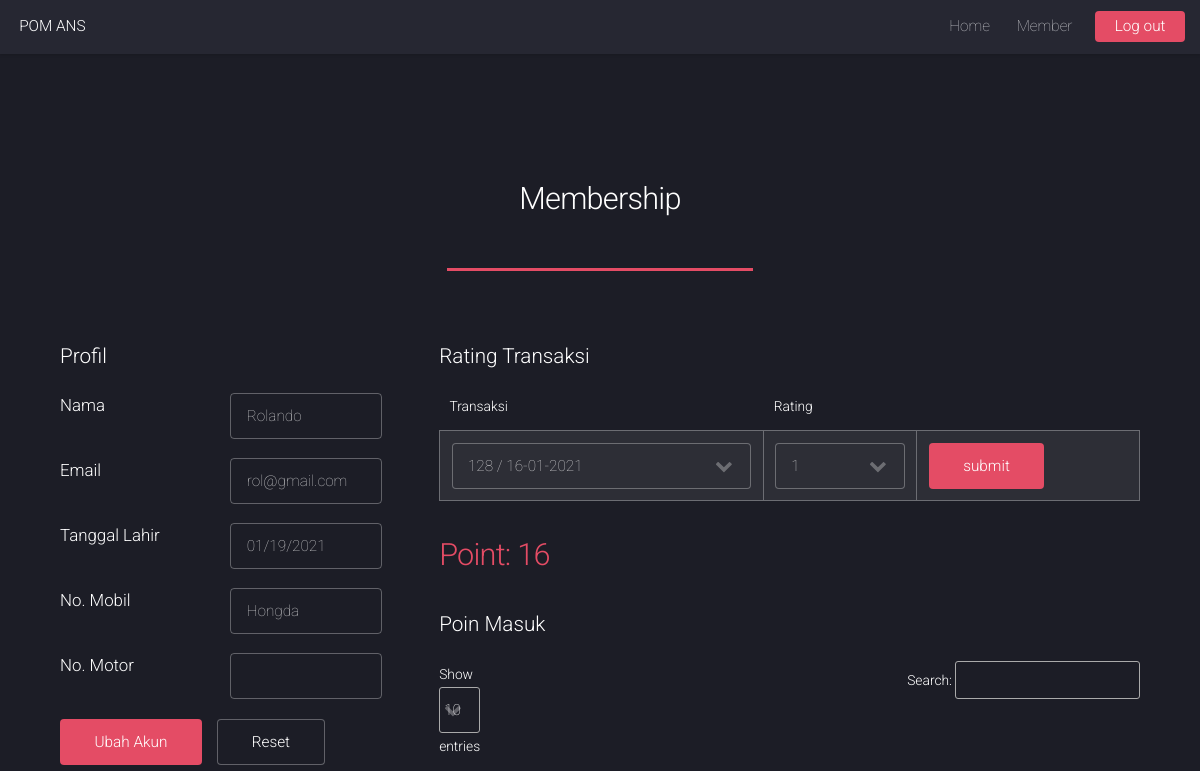
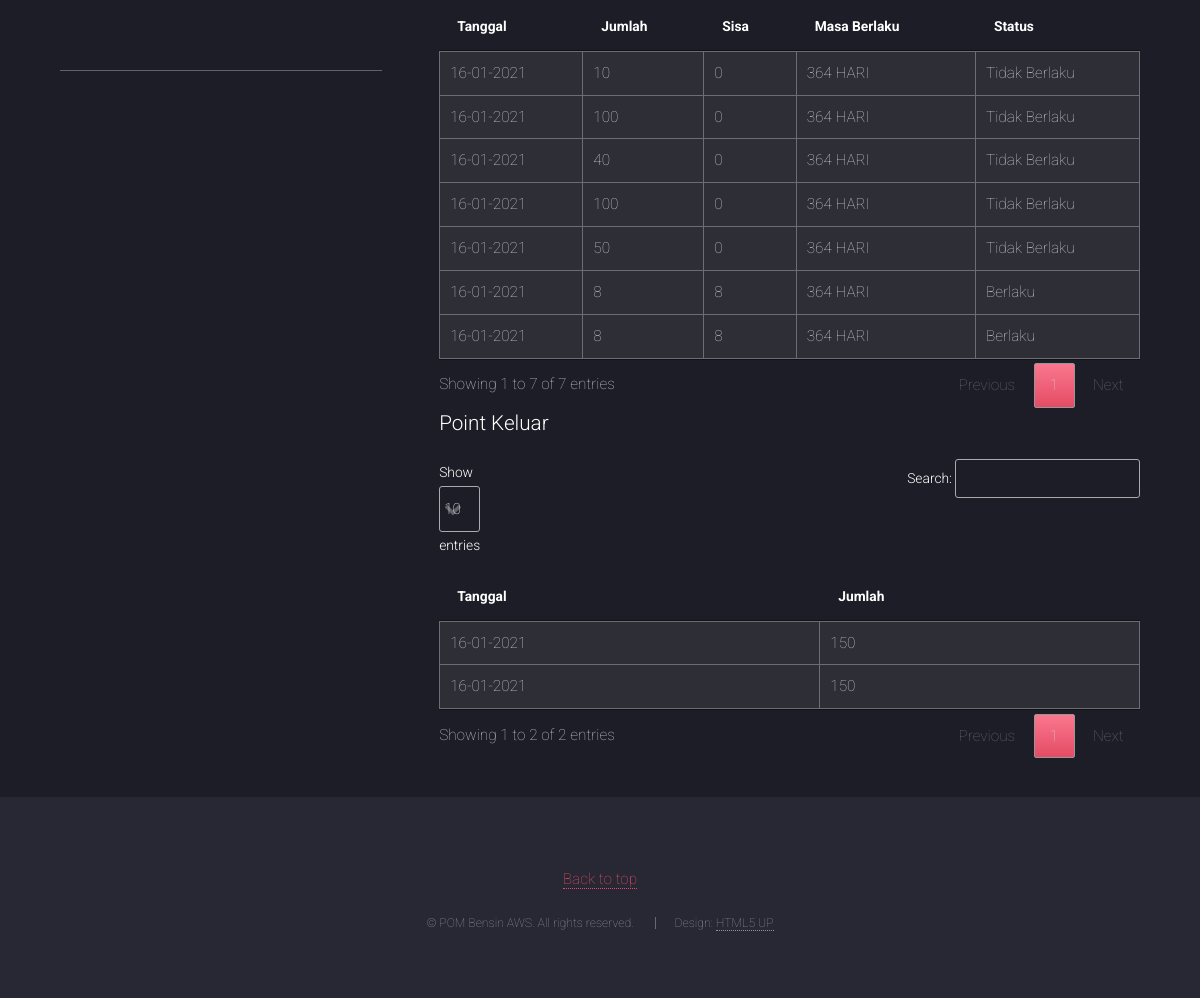
/index.php?navito=member (signed in), run on the app's committed database (2 pictures, top to bottom).
### tables this page shows
CREATE TABLE `user` (
  `id` int(11) NOT NULL,
  `nama` varchar(45) NOT NULL,
  `username` varchar(45) NOT NULL,
  `password` varchar(100) NOT NULL,
  `role` varchar(45) NOT NULL,
  `email` varchar(45) NOT NULL,
  `member_id` int(11) DEFAULT NULL,
  `pegawai_id` int(11) DEFAULT NULL
);

CREATE TABLE `member` (
  `id` int(11) NOT NULL,
  `tgllahir` date DEFAULT NULL,
  `poin` int(11) DEFAULT NULL,
  `mobil` varchar(45) DEFAULT NULL,
  `motor` varchar(45) DEFAULT NULL
);

CREATE TABLE `poinmasuk` (
  `id` int(11) NOT NULL,
  `member_id` int(11) NOT NULL,
  `tanggal` datetime DEFAULT NULL,
  `status` tinyint(4) DEFAULT NULL,
  `jumlah` int(11) DEFAULT NULL,
  `sisa` int(11) DEFAULT NULL,
  `transaksi_id` int(11) NOT NULL
);

CREATE TABLE `poinkeluar` (
  `id` int(11) NOT NULL,
  `tanggal` datetime DEFAULT NULL,
  `jumlah` int(11) DEFAULT NULL,
  `transaksi_id` int(11) NOT NULL,
  `member_id` int(11) NOT NULL
);

### controller/MemberController.php (called while the page is built, shortened)
<?php
class MemberController
{
    private $memberDao;
    private $userDao;
    private $PoinMasuk;
    private $PoinKeluar;
    private $Transaksi;
    public function __construct()
    {
        $this->memberDao = new MemberDaoImpl();
        $this->userDao = new UserDaoImpl();
        $this->PoinMasuk = new PoinMasukDaoImpl();
        $this->PoinKeluar = new PoinKeluarDaoImpl();
        $this->Transaksi = new TransaksiDaoImpl();
    }
    public function index()
    {
        $userid = $_SESSION['session_id'];
        $memberid = $_SESSION['session_member'];
        $user = $this->userDao->getUserWhereIdIs($userid);
        $member = $this->memberDao->getMemberIdIs($memberid);
        $poinmasuk = $this -> PoinMasuk->getPoinMasukid($memberid);
        $poinkeluar = $this -> PoinKeluar-> getPoinKeluarid($memberid);
        $gettrans = $this -> Transaksi -> getTransId($memberid);
        include_once 'member.php';
    }
}

### dao/UserDaoImpl.php (called while the page is built, shortened)
<?php
class UserDaoImpl{
    public function getUserWhereIdIs($userid) {
        $link = PDOUtil::createConnection();
        $query = "SELECT * FROM user WHERE id = ?";
        $stmt = $link->prepare($query);
        $stmt->bindParam(1,$userid);
        $stmt->setFetchMode(PDO::FETCH_OBJ);
        $stmt->execute();
        return $stmt->fetchObject('User');
    }
}

### entity/User.php (called while the page is built, shortened)
<?php
class User
{
    private $nama;
    private $email;
    public function getNama()
    {
        return $this->nama;
    }
    public function getEmail()
    {
        return $this->email;
    }
}

### dao/MemberDaoImpl.php (called while the page is built, shortened)
<?php
class MemberDaoImpl
{
    public function getMemberIdIs($mid)
    {
        $link = PDOUtil::createConnection();
        $query = "SELECT id, tgllahir, poin, mobil, motor FROM member WHERE id = ?";
        $stmt = $link->prepare($query);
        $stmt->bindParam(1, $mid);
        $stmt->setFetchMode(PDO::FETCH_OBJ);
        $stmt->execute();
        return $stmt->fetchObject('Member');
    }
}

### entity/Member.php (called while the page is built, shortened)
<?php
class member
{
    private $tgllahir;
    private $poin;
    private $mobil;
    private $motor;
    public function getTgllahir()
    {
        return $this->tgllahir;
    }
    public function getPoin()
    {
        return $this->poin;
    }
    public function getMobil()
    {
        return $this->mobil;
    }
    public function getMotor()
    {
        return $this->motor;
    }
}

### dao/TransaksiDaoImpl.php (called while the page is built, shortened)
<?php
class TransaksiDaoImpl
{
    public function getTransId($tp)
    {
        $link = PDOUtil::createConnection();
        $query = "SELECT * from transaksi WHERE member_id = ? AND rating IS NULL";
        $stmt = $link->prepare($query);
        $stmt->bindParam(1, $tp);
        $stmt->setFetchMode(PDO::FETCH_CLASS | PDO::FETCH_PROPS_LATE, 'Transaksi');
        $stmt->execute();
        return $stmt;
    }
}

### entity/Transaksi.php (called while the page is built, shortened)
<?php
class Transaksi
{
    private $id;
    public function getId()
    {
        return $this->id;
    }
}

### dao/PoinMasukDaoImpl.php (called while the page is built, shortened)
<?php
class PoinMasukDaoImpl
{
    public function getPoinMasukid($pm)
    {
        $link = PDOUtil::createConnection();
        $query = "SELECT * from poinmasuk WHERE member_id = ?";
        $stmt = $link->prepare($query);
        $stmt->bindParam(1, $pm);
        $stmt->setFetchMode(PDO::FETCH_CLASS | PDO::FETCH_PROPS_LATE, 'PoinMasuk');
        $stmt->execute();
        return $stmt;
    }
}

### entity/PoinMasuk.php (called while the page is built, shortened)
<?php
class PoinMasuk
{
    private $tanggal;
    private $status;
    private $jumlah;
    private $sisa;
    public function getTanggal()
    {
        return $this->tanggal;
    }
    public function getStatus()
    {
        return $this->status;
    }
    public function getJumlah()
    {
        return $this->jumlah;
    }
    public function getSisa()
    {
        return $this->sisa;
    }
}

### dao/PoinKeluarDaoImpl.php (called while the page is built, shortened)
<?php
class PoinKeluarDaoImpl
{
    public function getPoinKeluarid($pk)
    {
        $link = PDOUtil::createConnection();
        $query = "SELECT * from poinkeluar WHERE member_id = ?";
        $stmt = $link->prepare($query);
        $stmt->bindParam(1, $pk);
        $stmt->setFetchMode(PDO::FETCH_CLASS|PDO::FETCH_PROPS_LATE,'PoinKeluar');
        $stmt->execute();
        return $stmt;
    }
}

### entity/PoinKeluar.php (called while the page is built, shortened)
<?php
class PoinKeluar
{
    private $tanggal;
    private $jumlah;
    public function getTanggal()
    {
        return $this->tanggal;
    }
    public function getJumlah()
    {
        return $this->jumlah;
    }
}

### member.php (the view, shortened to what this page needs)
<div id="page-wrapper">
	<div id="main" class="wrapper style1">
		<div class="container">
			<header class="major">
				<h2>Membership</h2>
			</header>
			<div class="row gtr-150">
				<div class="col-4 col-12-medium">
					<section id="sidebar">
						<section>
							<h3>Profil</h3>
							<form method="post" action="#">
								<div class="row gtr-uniform gtr-50">
									<div class="col-6">
										<h4>Nama</h4>
									</div>
									<div class="col-6">
										<input type="text" name="nama" id="nama" value=<?php echo $user->getNama() ?> />
									</div>
									<div class="col-6">
										<h4>Email</h4>
									</div>
									<div class="col-6">
										<input type="text" name="email" id="email" value=<?php echo $user->getEmail() ?> />
									</div>
									<div class="col-6">
										<h4>Tanggal Lahir</h4>
									</div>
									<div class="col-6">
										<input type="text" name="birthday" id="birthday" value=<?php echo date('m/d/Y', strtotime($member->getTgllahir())); ?> />
									</div>
									<div class="col-6">
										<h4>No. Mobil</h4>
									</div>
									<div class="col-6">
										<input type="text" name="mobil" id="mobil" value="<?php echo $member->getMobil() ?>">
									</div>
									<div class="col-6">
										<h4>No. Motor</h4>
									</div>
									<div class="col-6">
										<input type="text" name="motor" id="motor" value="<?php echo $member->getMotor() ?>">
									</div>
									<div class="col-12">
										<ul class="actions">
											<li><input type="submit" value="Ubah Akun" class="primary" name="btnUbah" /></li>
											<li><input type="reset" value="Reset" /></li>
										</ul>
									</div>
								</div>
							</form>
						</section>
						<hr />
					</section>
				</div>
				<section class="col-8 col-12-medium imp-medium">
					<section>
						<h3>Rating Transaksi</h3>
						<div class="table-wrapper">
							<form method="post" action="#">
								<table class="alt">
									<thead>
										<tr>
											<th>Transaksi</th>
											<th>Rating</th>
											<th></th>
										</tr>
									</thead>
									<tbody>
										<tr>
											<td><select id="id" name="id">
													<?php
													foreach ($gettrans as $rowt) {
													?>
														<option value=<?php echo $rowt->getId()?>>
															<?php echo $rowt->getId() ?> / <?php echo date('d-m-Y', strtotime($rowt->getTanggal())); ?>
														<?php
													}
														?>
														</option>
												</select>
											</td>
											<td><select id="rating" name="rating">
													<option value=1>1</option>
												</select>
											</td>
											<td><input type="submit" class="button primary" value="submit" name="btnRating"></td>
										</tr>
									</tbody>
								</table>
							</form>
						</div>
					</section>
					<section>
						<h2 style="color:#e44c65">Point: <?php echo $member->getPoin() ?></h2>
					</section>
					<section>
						<h3>Poin Masuk</h3>
						<div class="table-wrapper">
							<table id="poinmasukTable" class="alt">
								<thead>
									<tr>
										<th>Tanggal</th>
										<th>Jumlah</th>
										<th>Sisa</th>
										<th>Masa Berlaku</th>
										<th>Status</th>
									</tr>
								</thead>
								<tbody>
									<tr>
										<?php
										foreach ($poinmasuk as $row) {
											$tglsekarang = date('d-m-Y');
											$tglpoin = date('d-m-Y', strtotime($row->getTanggal()));
											$diff = abs(strtotime($tglsekarang) - strtotime($tglpoin));
											$hari = $diff / (60 * 60 * 24);
											$fixtgl = 365 - $hari;
										?>
											<td><?php echo date('d-m-Y', strtotime($row->getTanggal())); ?></td>
											<td><?php echo $row->getJumlah() ?></td>
											<td><?php echo $row->getSisa() ?></td>
											<td><?php echo ($fixtgl); ?> HARI</td>
											<td><?php echo ($row->getStatus() ? "Berlaku" : "Tidak Berlaku") ?></td>
									</tr>
								<?php
										}
								?>
								</tbody>
							</table>
						</div>
					</section>
					<section>
						<h3>Point Keluar</h3>
						<div class="table-wrapper">
							<table id="poinkeluarTable" class="alt">
								<thead>
									<tr>
										<th>Tanggal</th>
										<th>Jumlah</th>
									</tr>
								</thead>
								<tbody>
									<?php
									foreach ($poinkeluar as $rowk) {
									?>
										<td><?php echo date('d-m-Y', strtotime($rowk->getTanggal())); ?></td>
										<td><?php echo $rowk->getJumlah() ?></td>
									<?php
									}
									?>
								</tbody>
							</table>
						</div>
					</section>
			</div>
		</div>
	</div>
</div>
<footer id="footer">
	<a href="#">Back to top</a>
	<ul class="copyright">
		<li>&copy; POM Bensin AWS. All rights reserved.</li>
		<li>Design: <a href="http://html5up.net">HTML5 UP</a></li>
	</ul>
</footer>

### assets/css/dataTables.css (style rules this page uses)
table.dataTable { width: 100%; margin: 0 auto; clear: both; border-collapse: separate; border-spacing: 0; }
table.dataTable thead th, table.dataTable tfoot th { font-weight: bold; }
table.dataTable thead th, table.dataTable thead td { padding: 10px 18px; border-bottom: 1px solid #111111; }
table.dataTable thead .sorting, table.dataTable thead .sorting_asc, table.dataTable thead .sorting_desc, table.dataTable thead .sorting_asc_disabled, table.dataTable thead .sorting_desc_disabled { cursor: pointer; *cursor: hand; background-repeat: no-repeat; background-position: center right; }
table.dataTable thead .sorting { background-image: url("../images/sort_both.png"); }
table.dataTable thead .sorting_asc { background-image: url("../images/sort_asc.png"); }
table.dataTable tbody tr { background-color: #2d2e36; }
table.dataTable tbody th, table.dataTable tbody td { padding: 8px 10px; }
table.dataTable.no-footer { border-bottom: 1px solid #111111; }
table.dataTable, table.dataTable th, table.dataTable td { box-sizing: content-box; }

### data on the page
user: nama "Rolando", email "rol@gmail.com"
member: birthday "01/19/2021", mobil "Hongda", poin "16"
poinmasuk: tanggal "16-01-2021", jumlah "10", sisa "0", status "Tidak Berlaku"
poinmasuk: tanggal "16-01-2021", jumlah "100", sisa "0", status "Tidak Berlaku"
poinmasuk: tanggal "16-01-2021", jumlah "40", sisa "0", status "Tidak Berlaku"
poinmasuk: tanggal "16-01-2021", jumlah "100", sisa "0", status "Tidak Berlaku"
poinmasuk: tanggal "16-01-2021", jumlah "50", sisa "0", status "Tidak Berlaku"
poinmasuk: tanggal "16-01-2021", jumlah "8", sisa "8", status "Berlaku"
poinmasuk: tanggal "16-01-2021", jumlah "8", sisa "8", status "Berlaku"
poinkeluar: tanggal "16-01-2021", jumlah "150"
poinkeluar: tanggal "16-01-2021", jumlah "150"

### other printed values
form field id "128 / 16-01-2021"
